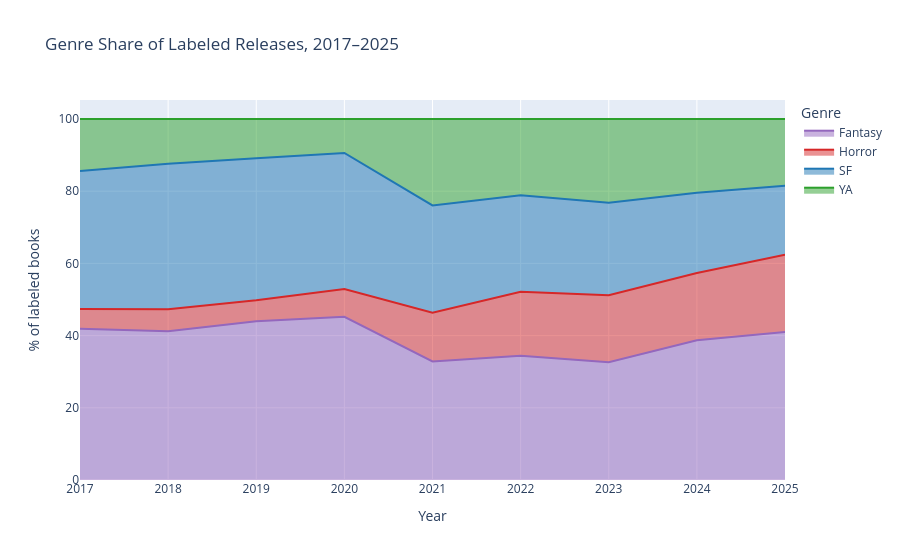

The cell this chart's notebook holds for it:
### Code cell
# --- Chart 3: Stacked area — share of total labeled books ---
total_per_year = counts.groupby('year')['count'].transform('sum')
counts['share'] = counts['count'] / total_per_year * 100

fig3 = px.area(
    counts,
    x='year', y='share', color='genre_combined',
    title='Genre Share of Labeled Releases, 2017–2025',
    labels={'year': 'Year', 'share': '% of labeled books', 'genre_combined': 'Genre'},
    color_discrete_map={
        'SF': '#1f77b4',
        'Fantasy': '#9467bd',
        'Horror': '#d62728',
        'YA': '#2ca02c',
    }
)
fig3.update_layout(xaxis=dict(tickmode='linear', dtick=1))
fig3.show()

### Figure 1 — Plotly figure (JSON) as saved in the notebook; plotly's stock layout.template omitted (floating-point values rounded to 4 significant figures)
{"data": [{"fillpattern": {"shape": ""}, "hovertemplate": "Genre=Fantasy<br>Year=%{x}<br>% of labeled books=%{y}<extra></extra>", "legendgroup": "Fantasy", "line": {"color": "#9467bd"}, "marker": {"symbol": "circle"}, "mode": "lines", "name": "Fantasy", "orientation": "v", "showlegend": true, "stackgroup": "1", "type": "scatter", "x": [2017.0, 2018.0, 2019.0, 2020.0, 2021.0, 2022.0, 2023.0, 2024.0, 2025.0], "xaxis": "x", "y": [41.93, 41.22, 43.95, 45.19, 32.82, 34.44, 32.61, 38.69, 41.02], "yaxis": "y"}, {"fillpattern": {"shape": ""}, "hovertemplate": "Genre=Horror<br>Year=%{x}<br>% of labeled books=%{y}<extra></extra>", "legendgroup": "Horror", "line": {"color": "#d62728"}, "marker": {"symbol": "circle"}, "mode": "lines", "name": "Horror", "orientation": "v", "showlegend": true, "stackgroup": "1", "type": "scatter", "x": [2017.0, 2018.0, 2019.0, 2020.0, 2021.0, 2022.0, 2023.0, 2024.0, 2025.0], "xaxis": "x", "y": [5.439, 6.107, 5.872, 7.741, 13.5, 17.7, 18.6, 18.67, 21.36], "yaxis": "y"}, {"fillpattern": {"shape": ""}, "hovertemplate": "Genre=SF<br>Year=%{x}<br>% of labeled books=%{y}<extra></extra>", "legendgroup": "SF", "line": {"color": "#1f77b4"}, "marker": {"symbol": "circle"}, "mode": "lines", "name": "SF", "orientation": "v", "showlegend": true, "stackgroup": "1", "type": "scatter", "x": [2017.0, 2018.0, 2019.0, 2020.0, 2021.0, 2022.0, 2023.0, 2024.0, 2025.0], "xaxis": "x", "y": [38.25, 40.27, 39.32, 37.66, 29.75, 26.72, 25.6, 22.21, 19.16], "yaxis": "y"}, {"fillpattern": {"shape": ""}, "hovertemplate": "Genre=YA<br>Year=%{x}<br>% of labeled books=%{y}<extra></extra>", "legendgroup": "YA", "line": {"color": "#2ca02c"}, "marker": {"symbol": "circle"}, "mode": "lines", "name": "YA", "orientation": "v", "showlegend": true, "stackgroup": "1", "type": "scatter", "x": [2017.0, 2018.0, 2019.0, 2020.0, 2021.0, 2022.0, 2023.0, 2024.0, 2025.0], "xaxis": "x", "y": [14.39, 12.4, 10.85, 9.414, 23.93, 21.14, 23.19, 20.44, 18.46], "yaxis": "y"}], "layout": {"legend": {"title": {"text": "Genre"}, "tracegroupgap": 0}, "title": {"text": "Genre Share of Labeled Releases, 2017–2025"}, "xaxis": {"anchor": "y", "domain": [0, 1], "dtick": 1, "tickmode": "linear", "title": {"text": "Year"}}, "yaxis": {"anchor": "x", "domain": [0, 1], "title": {"text": "% of labeled books"}}}}
